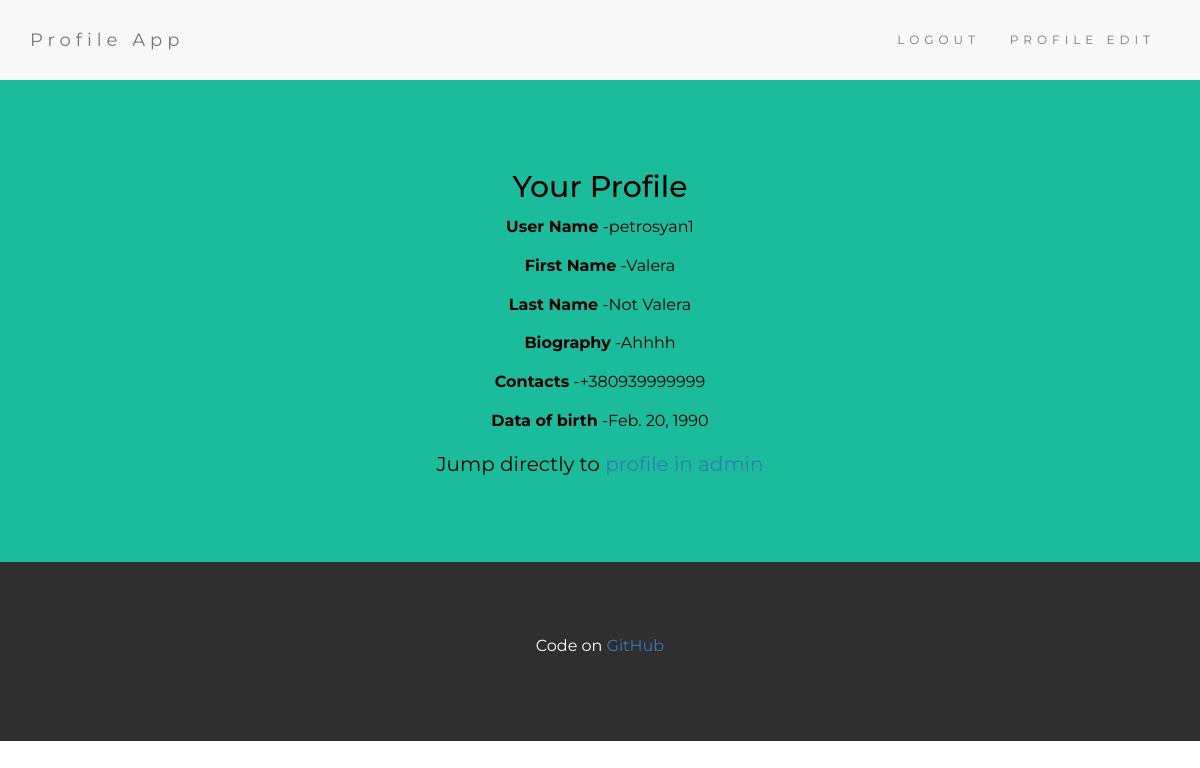
Page / (signed in) on the earlier database version.
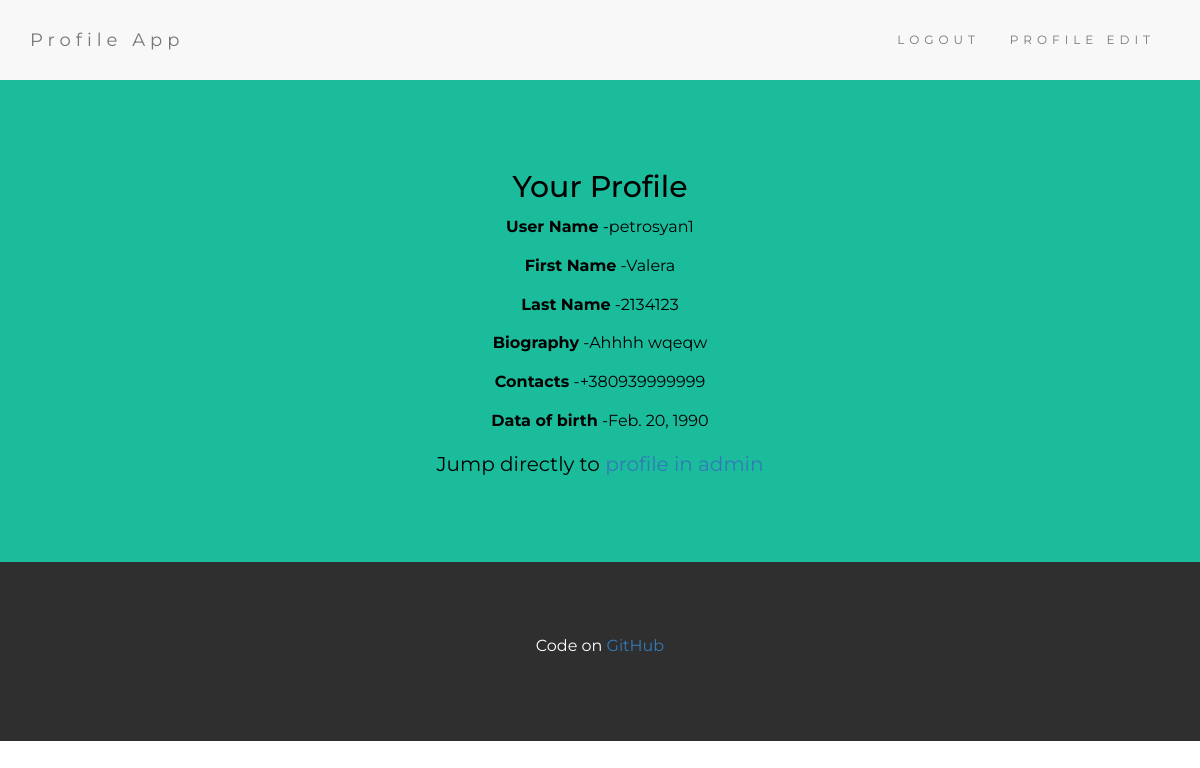
Same page on the later database version.
### profile_app/models.py (models this page shows, shortened)
class Profile(models.Model):
    user = models.OneToOneField(User, on_delete=models.CASCADE)
    first_name = models.CharField(max_length=20, blank=True)
    last_name = models.CharField(max_length=20, blank=True)
    email = models.EmailField(max_length=30, blank=True)
    biography = models.TextField(max_length=500, blank=True)
    contacts = PhoneNumberField(blank=True, null=True,)
    birth_date = models.DateField(null=True, blank=True)
    def to_dict(self):
        dictionary = {"User Name": self.user.username,
                      "First Name": self.first_name,
                      "Last Name": self.last_name,
                      "Email": self.email,
                      "Biography": self.biography,
                      "Contacts": self.contacts,
                      "Data of birth": self.birth_date,
                      }
        return dictionary

### profile_app/views.py (the view)
# urls.py: 2. Add a URL to urlpatterns:  url(r'^$', views.home, name='home')
def home(request):
    return render(request, 'profile_app/home.html', {})

### profile_app/context_processors.py (called while the page is built)
def setting_to_context(request):
    return {
        "settings": settings,
    }

### profile_app/templatetags/app_tags.py (called while the page is built)
@register.inclusion_tag('profile_app/link.html')
def edit_list(request):
    profile = Profile.objects.get(user=request.user)
    return {
        'link': 'admin/profile_app/profile/{}/change/'.format(profile.id),
        'title': 'profile in admin',
    }

### profile_app/templates/profile_app/home.html
{% extends 'profile_app/base.html' %}
{% block content %}
    {% load app_tags %}
    {% if user.username %}
        <h2>Your Profile</h2>
        {%  for key, value in user.profile.to_dict.items %}
            {% if value %}
                <p><b>{{ key }}</b> -{{ value }} </p>
            {% endif %}
        {% endfor %}
        {% edit_list request%}
    {% else %}
        <h2>Welcome</h2>
        <p>Please <a href="{% url 'login' %}">Log In</a> or create <a href="{% url 'signup' %}">New User</a></p>
    {% endif %}
{% endblock content %}

Differences in the rows shown:
changed Profile "Valera": last_name "Not Valera" → "2134123" (drawn); biography "Ahhhh" → "Ahhhh\r\nwqeqw" (drawn)
Other differences:
new list line: "Last Name -"
new list line: "2134123"
new list line: "Biography -"
new list line: "Ahhhh wqeqw"
list line gone: "Last Name -"
list line gone: "Not Valera"
list line gone: "Biography -"
list line gone: "Ahhhh"
